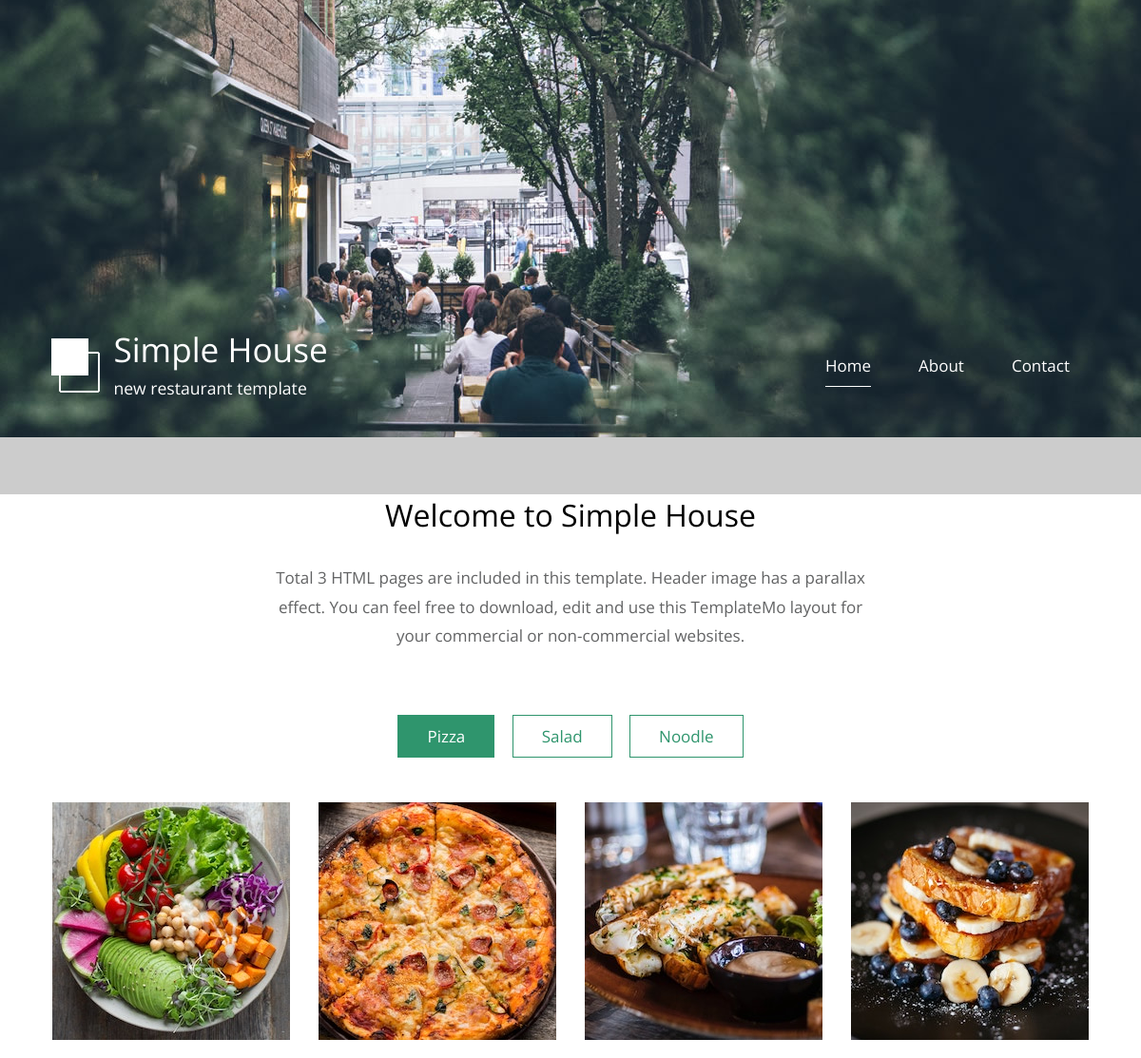
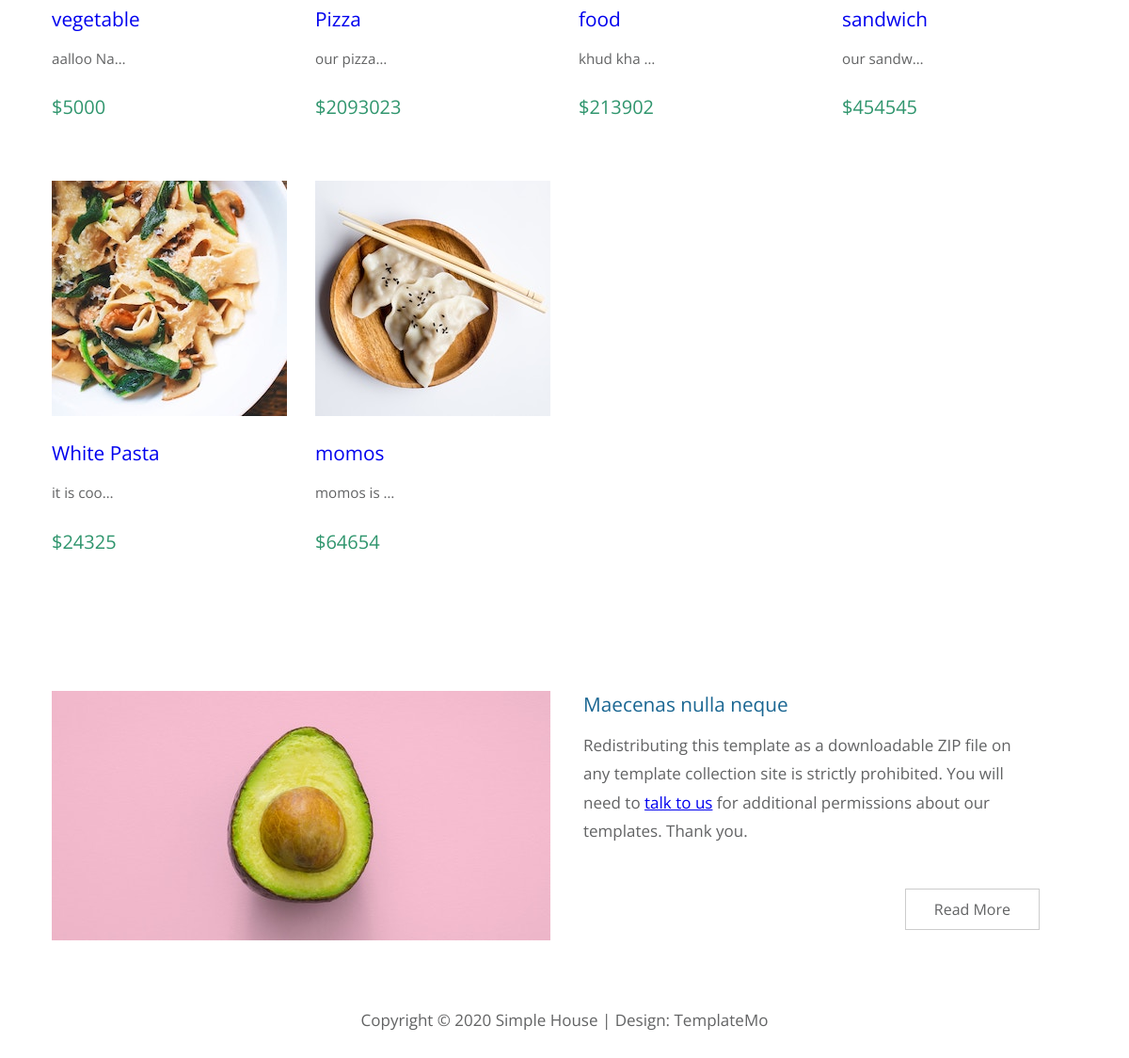
The page / on the database its author committed (2 pictures, top to bottom).
### app/models.py (models this page shows)
class Product(models.Model):
 name = models.CharField(max_length=50)
 product_image = models.ImageField(upload_to='media/', height_field=None, width_field=None, max_length=None)
 description = models.TextField()
 price = models.IntegerField()

### app/views.py (the view)
# urls.py: path('', views.Home.as_view(), name='home'),
class Home(ListView):
 model = Product
 template_name = 'index.html'

### app/templates/index.html (shortened to what this page needs)
{% extends "common/base.html" %}
{% load static %}
{% block content %}
<div class="container">
  <main>
    <header class="row tm-welcome-section">
      <h2 class="col-12 text-center tm-section-title">
        Welcome to Simple House
      </h2>
      <p class="col-12 text-center">
        Total 3 HTML pages are included in this template. Header image has a
        parallax effect. You can feel free to download, edit and use this
        TemplateMo layout for your commercial or non-commercial websites.
      </p>
    </header>
    <div class="tm-paging-links">
      <nav>
        <ul>
          <li class="tm-paging-item">
            <a href="#" class="tm-paging-link active">Pizza</a>
          </li>
          <li class="tm-paging-item">
            <a href="#" class="tm-paging-link">Salad</a>
          </li>
          <li class="tm-paging-item">
            <a href="#" class="tm-paging-link">Noodle</a>
          </li>
        </ul>
      </nav>
    </div>
    <div class="row tm-gallery">
      <div id="tm-gallery-page-pizza" class="tm-gallery-page">
        {% for x in object_list %}
        <article class="col-lg-3 col-md-4 col-sm-6 col-12 tm-gallery-item">
          <figure>
            <img
              src="{{x.product_image.url}}"
              alt="Image"
              class="img-fluid tm-gallery-img"
            />
            <figcaption>
              <h4 class="tm-gallery-title">
                <a href="{% url 'detail' x.id %}" style="text-decoration: None"
                  >{{x.name}}</a
                >
              </h4>
              <p class="tm-gallery-description">
                {{x.description|truncatechars:10}}
              </p>
              <p class="tm-gallery-price">${{x.price}}</p>
            </figcaption>
          </figure>
        </article>
        {% endfor %}
      </div>
    </div>
    <div class="tm-section tm-container-inner">
      <div class="row">
        <div class="col-md-6">
          <figure class="tm-description-figure">
            <img
              src="{% static 'img/img-01.jpg' %}"
              alt="Image"
              class="img-fluid"
            />
          </figure>
        </div>
        <div class="col-md-6">
          <div class="tm-description-box">
            <h4 class="tm-gallery-title">Maecenas nulla neque</h4>
            <p class="tm-mb-45">
              Redistributing this template as a downloadable ZIP file on any
              template collection site is strictly prohibited. You will need to
              <a rel="nofollow" href="https://templatemo.com/contact"
                >talk to us</a
              >
              for additional permissions about our templates. Thank you.
            </p>
            <a href="about.html" class="tm-btn tm-btn-default tm-right"
              >Read More</a
            >
          </div>
        </div>
      </div>
    </div>
  </main>
  {% endblock content %}

### app/templates/common/base.html (shortened to what this page needs)
<!DOCTYPE html>
{% load static %}
<html>
  {% load static %}
  <head>
    <link href="{% static 'css/templatemo-style.css' %}" rel="stylesheet" />
  </head>
  <body>
    {% include 'common/navbar.html' %}
    {% block content %}{% endblock content %}
    {% include 'common/footer.html' %}
  </body>
</html>

### app/templates/common/navbar.html
{% load static %}
<div class="placeholder">
  <div
    class="parallax-window"
    data-parallax="scroll"
    data-image-src="{% static 'img/simple-house-01.jpg' %}"
  >
    <div class="tm-header">
      <div class="row tm-header-inner">
        <div class="col-md-6 col-12">
          <img
            src="{% static 'img/simple-house-logo.png' %}"
            alt="Logo"
            class="tm-site-logo"
          />
          <div class="tm-site-text-box">
            <h1 class="tm-site-title">Simple House</h1>
            <h6 class="tm-site-description">new restaurant template</h6>
          </div>
        </div>
        <nav class="col-md-6 col-12 tm-nav">
          <ul class="tm-nav-ul">
            <li class="tm-nav-li">
              <a href="{% url 'home' %}" class="tm-nav-link active">Home</a>
            </li>
            <li class="tm-nav-li">
              <a href="{% url 'about' %}" class="tm-nav-link">About</a>
            </li>
            <li class="tm-nav-li">
              <a href="{% url 'contact' %}" class="tm-nav-link">Contact</a>
            </li>
          </ul>
        </nav>
      </div>
    </div>
  </div>
</div>

### app/templates/common/footer.html
<footer class="tm-footer text-center">
  <p>
    Copyright &copy; 2020 Simple House | Design:
    <a rel="nofollow" href="https://templatemo.com">TemplateMo</a>
  </p>
</footer>

### rows shown on the page
Product: product_image (picture), name "vegetable", description "aalloo Na…", price "5000"
Product: product_image (picture), name "Pizza", description "our pizza…", price "2093023"
Product: product_image (picture), name "food", description "khud kha …", price "213902"
Product: product_image (picture), name "sandwich", description "our sandw…", price "454545"
Product: product_image (picture), name "White Pasta", description "it is coo…", price "24325"
Product: product_image (picture), name "momos", description "momos is …", price "64654"
